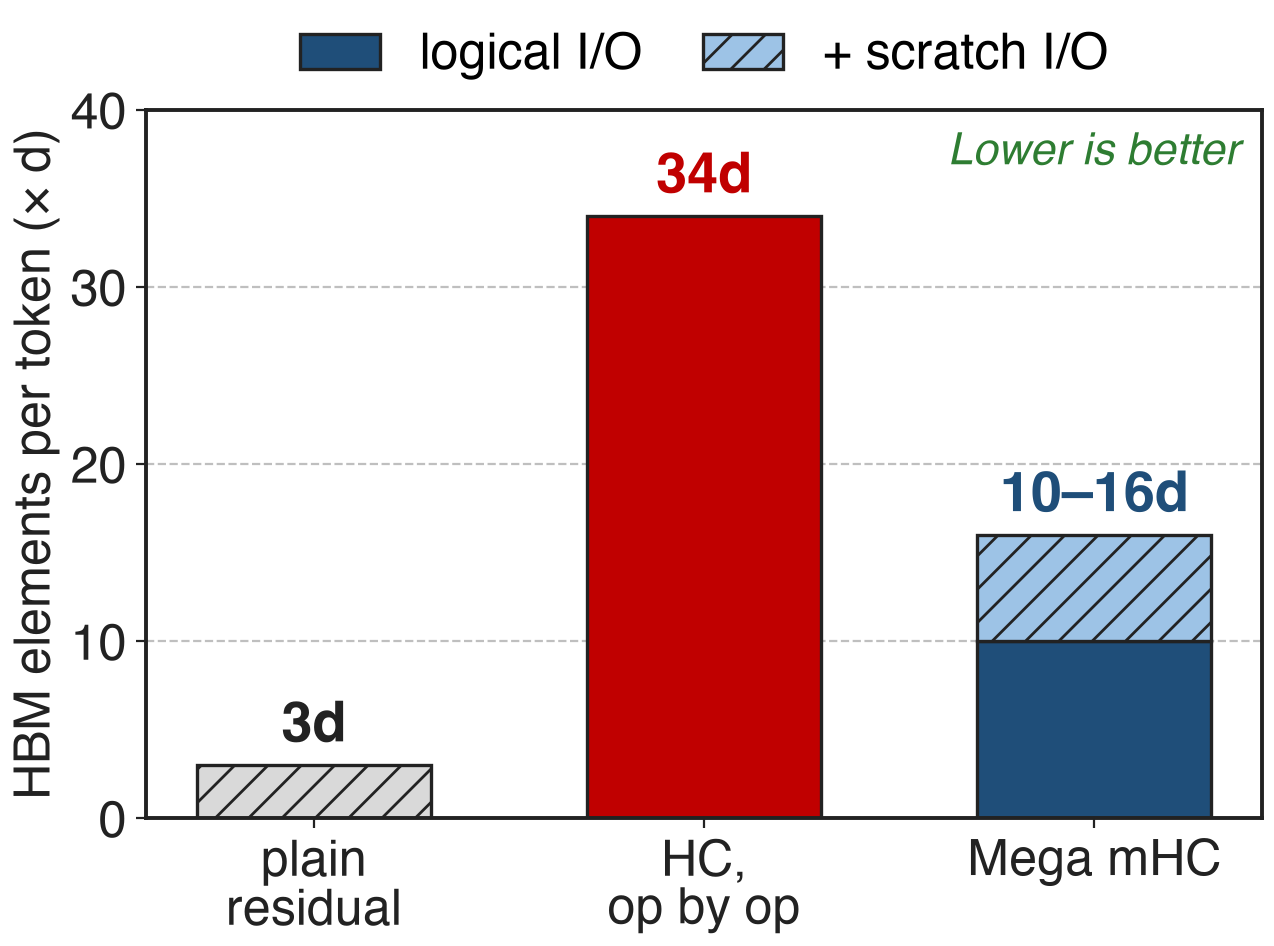

Recreate this plot in Python.
"""Analytic HBM traffic per token at one layer boundary, in elements of C (= d), n = 4 streams.

- Plain residual: read 2C, write C = 3C (mHC paper, arXiv 2512.24880, Table 2).
- HC op by op: reads (5n+1)C + n^2 + 2n, writes (3n+1)C + n^2 + 2n -> 34C (+48) at n = 4 (Table 2).
- Mega mHC, logical: reads x (C) + residual (4C), writes new residual (4C) + y (C) = 10C; with the
  scratch traffic the DeepGEMM test counts in normal mode (norm boundary 2C + new-residual re-read 4C) = 16C.
  Mega mHC additionally emits the RMS-normalised next-layer input, which Table 2 does not include.
"""
import sys, pathlib
sys.path.insert(0, str(pathlib.Path(__file__).resolve().parents[3] / "scripts"))
import slidechart as sc

sc.setup()
fig, ax = sc.figure("right")
names = ["plain\nresidual", "HC,\nop by op", "Mega mHC"]
xs = [0, 1, 2]
ax.bar(0, 3, 0.6, color=sc.GRAYS[0], edgecolor=sc.INK, linewidth=1.2, hatch=sc.HATCHES[0])
ax.bar(1, 34, 0.6, color=sc.PROBLEM, edgecolor=sc.INK, linewidth=1.2)
ax.bar(2, 10, 0.6, color=sc.ACCENT, edgecolor=sc.INK, linewidth=1.2, label="logical I/O")
ax.bar(2, 6, 0.6, bottom=10, color=sc.ACCENT_LIGHT, edgecolor=sc.INK, linewidth=1.2, hatch="//",
       label="+ scratch I/O")
for x, v, t, c in [(0, 3, "3d", sc.INK), (1, 34, "34d", sc.PROBLEM), (2, 16, "10–16d", sc.ACCENT)]:
    ax.text(x, v + 0.8, t, ha="center", va="bottom", fontsize=20, fontweight="bold", color=c)
ax.set_xticks(xs)
ax.set_xticklabels(names)
ax.set_ylim(0, 40)
ax.set_ylabel("HBM elements per token (× d)")
sc.top_legend(ax, ncol=2)
sc.better(ax, "Lower is better", where="upper right")
sc.save(fig, __file__)
